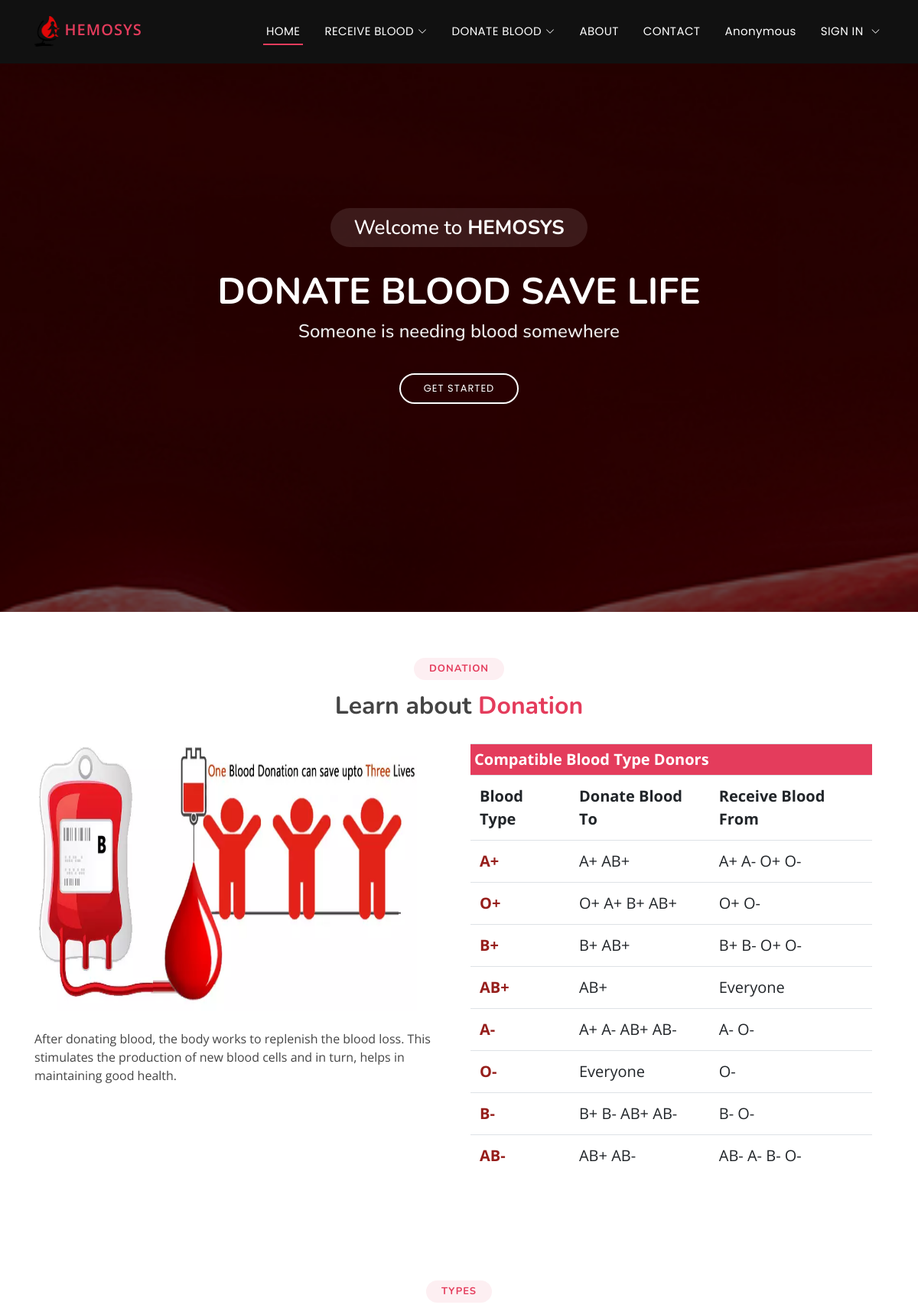
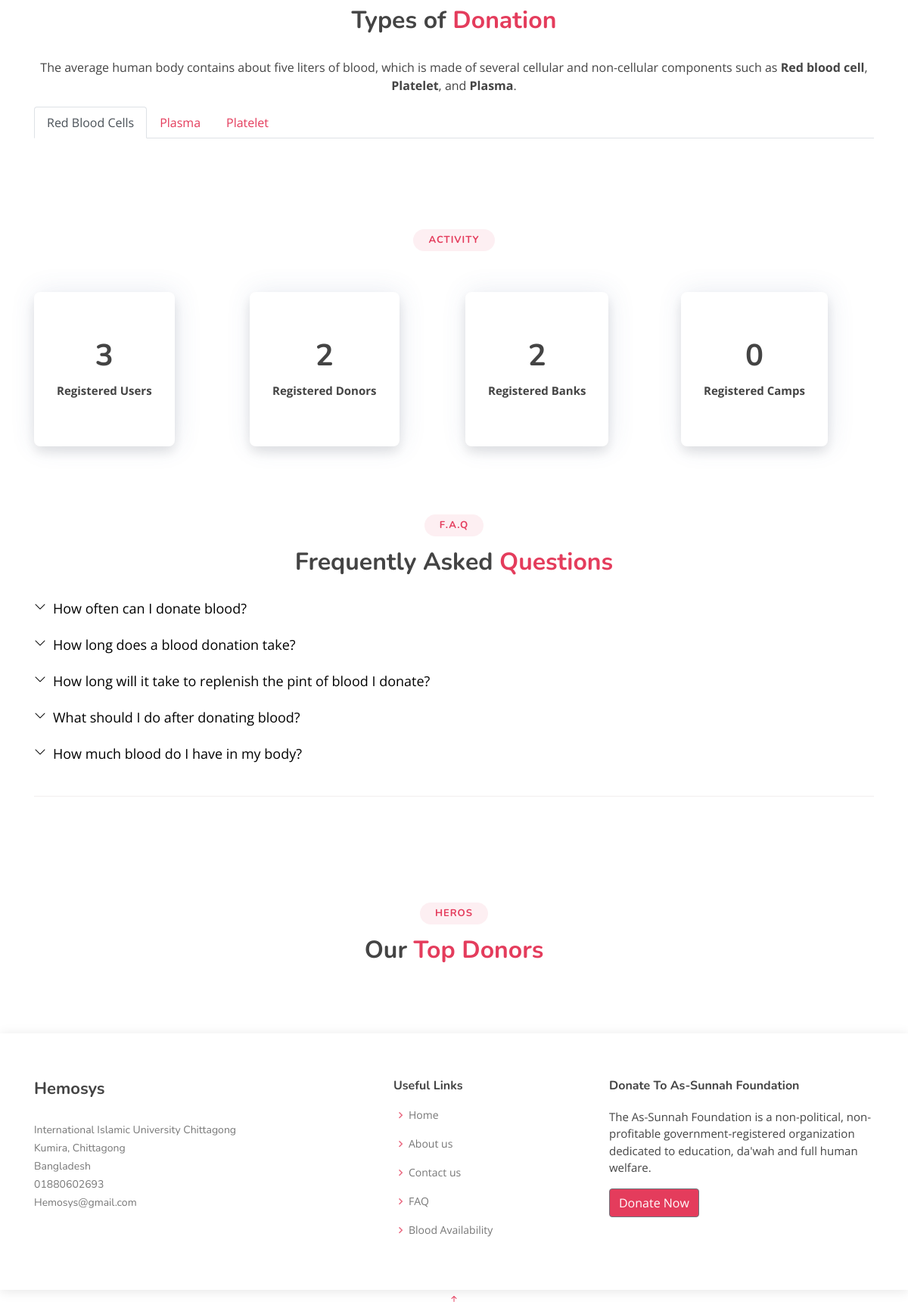
The page / on the database its author committed (2 pictures, top to bottom).
### FAQ/models.py (models this page shows)
class faq(models.Model):
    ques = models.CharField(max_length=150)
    ans = HTMLField()

### Hemosys/views.py (the view)
# urls.py: path('', views.index, name="index"),
def index(request):
    user_count = User.objects.all().count()
    donor_count = userprofile.objects.count()
    bank_count = bloodbank.objects.all().count()
    camp_count = donationCamp.objects.all().count
    faqdet= faq.objects.all()
    data={
        'faqdet' : faqdet,
        'user_count' : user_count,
        'donor_count' : donor_count,
        'bank_count' : bank_count,
        'camp_count' : camp_count
    }
    return render(request, "index.html", data)

### templates/index.html (shortened to what this page needs)
{% extends "base.html" %}
{% block content %}
  <section id="home">
  <div class="home-container">
    <h3>Welcome to <strong>HEMOSYS</strong></h3>
    <h1>DONATE BLOOD SAVE LIFE</h1>
    <h2>Someone is needing blood somewhere</h2>
    <a href="#learn-about-donation" class="btn-get-started scrollto">Get Started</a>
  </div>
  </section>
<main id="main">
  <section id="learn-about-donation" class="lad">
    <div class="container">
      <div class="section-title">
        <h2>Donation</h2>
        <h3>Learn about <span>Donation</span></h3>
      </div>
      <div class="img_tbl">
        <div class="imgtxt">
          <img class="bloodbag" src="static/images/donationFact.webp" />
          <br><br>
          <p>
            After donating blood, the body works to replenish the blood loss.
            This stimulates the production of new blood cells and in turn, helps
            in maintaining good health.
          </p>
        </div>
        <div class="tcol col-sm-6" style="font-size: 1.5rem">
          <table class="table table-responsive">
            <tbody>
              <tr>
                <th class="thdr" colspan="3">Compatible Blood Type Donors</th>
              </tr>
              <tr class="rwtxt">
                <td><b>Blood Type</b></td>
                <td><b>Donate Blood To</b></td>
                <td><b>Receive Blood From</b></td>
              </tr>
              <tr class="rwtxt">
                <td>
                  <span style="color: #961e1b"><b>A+</b></span>
                </td>
                <td>A+ AB+</td>
                <td>A+ A- O+ O-</td>
              </tr>
              <tr class="rwtxt">
                <td>
                  <span style="color: #961e1b"><b>O+</b></span>
                </td>
                <td>O+ A+ B+ AB+</td>
                <td>O+ O-</td>
              </tr>
              <tr class="rwtxt">
                <td>
                  <span style="color: #961e1b"><b>B+</b></span>
                </td>
                <td>B+ AB+</td>
                <td>B+ B- O+ O-</td>
              </tr>
              <tr class="rwtxt">
                <td>
                  <span style="color: #961e1b"><b>AB+</b></span>
                </td>
                <td>AB+</td>
                <td>Everyone</td>
              </tr>
              <tr class="rwtxt">
                <td>
                  <span style="color: #961e1b"><b>A-</b></span>
                </td>
                <td>A+ A- AB+ AB-</td>
                <td>A- O-</td>
              </tr>
              <tr class="rwtxt">
                <td>
                  <span style="color: #961e1b"><b>O-</b></span>
                </td>
                <td>Everyone</td>
                <td>O-</td>
              </tr>
              <tr class="rwtxt">
                <td>
                  <span style="color: #961e1b"><b>B-</b></span>
                </td>
                <td>B+ B- AB+ AB-</td>
                <td>B- O-</td>
              </tr>
              <tr class="rwtxt">
                <td>
                  <span style="color: #961e1b"><b>AB-</b></span>
                </td>
                <td>AB+ AB-</td>
                <td>AB- A- B- O-</td>
              </tr>
            </tbody>
          </table>
        </div>
      </div>
    </div>
  </section>
  <section id="tod" class="tod">
    <div class="container">
      <div class="section-title">
        <h2>Types</h2>
        <h3>Types of <span>Donation</span></h3>
      </div>
      <div class="content">
        <p style="text-align: center">
          The average human body contains about five liters of blood, which is
          made of several cellular and non-cellular components such as
          <strong>Red blood cell</strong>, <strong>Platelet</strong>, and
          <strong>Plasma</strong>.
        </p>
      </div>
      <div>
        <ul class="nav nav-tabs">
          <li class="nav-item">
            <a class="nav-link active" aria-current="page" href="#tab1"
              >Red Blood Cells</a
            >
          </li>
          <li class="nav-item">
            <a class="nav-link" href="#tab2">Plasma</a>
          </li>
          <li class="nav-item">
            <a class="nav-link" href="#tab3">Platelet</a>
          </li>
        </ul>
      </div>
    </div>
  </section>
  <section id="activity" class="activity">
    <div class="container">
      <div class="section-title">
        <h2>Activity</h2>
        <br><br>
      </div>
      <div class="row">
        <div class="col-md-6 col-lg-3 d-flex align-items-stretch mb-5 mb-lg-0">
          <div class="icon-box">
            <h1><b>{{user_count}}</b></h1>
            <p class="description">
              <b>Registered Users</b>
            </p>
          </div>
        </div>
        <div class="col-md-6 col-lg-3 d-flex align-items-stretch mb-5 mb-lg-0">
          <div class="icon-box">
            <h1><b>{{donor_count}}</b></h1>
            <p class="description">
              <b>Registered Donors</b>
            </p>
          </div>
        </div>
        <div class="col-md-6 col-lg-3 d-flex align-items-stretch mb-5 mb-lg-0">
          <div class="icon-box">
            <h1><b>{{bank_count}}</b></h1>
            <p class="description">
              <b>Registered Banks</b>
            </p>
          </div>
        </div>
        <div class="col-md-6 col-lg-3 d-flex align-items-stretch mb-5 mb-lg-0">
          <div class="icon-box">
            <h1><b>{{camp_count}}</b></h1>
            <p class="description">
              <b>Registered Camps</b>
            </p>
          </div>
        </div>
      </div>
    </div>
  </section>
  <section id="faq" class="faq">
    <div class="container">
      <div class="section-title">
        <h2>F.A.Q</h2>
        <h3>Frequently Asked <span>Questions</span></h3>
      </div>
      <ul class="faq-list">
        <li>
          {% for n in faqdet %}
          <div
            data-bs-toggle="collapse"
            class="collapsed question"
            href="#faq{{n.id}}"
          >
            {{n.ques}}<i class="bi bi-chevron-down icon-show"></i
            >
          </div>
          <br />
          {% endfor %}
        </li>
      </ul>
    </div>
  </section>
  <section id="team" class="team">
    <div class="container">
      <div class="section-title">
        <h2>Heros</h2>
        <h3>Our <span>Top Donors</span></h3>
      </div>
    </div>
  </section>
</main>
{% endblock content %}

### templates/base.html (shortened to what this page needs)
{% include "header.html" %}
{% block content %}
{% endblock content %}
{% include "footer.html" %}

### templates/header.html (shortened to what this page needs)
{%load static %}
<!DOCTYPE html>
<html lang="en">
<head>
  <link rel="stylesheet" href="https://cdn.jsdelivr.net/npm/bootstrap@4.4.1/dist/css/bootstrap.min.css">
  <link rel="stylesheet" href="https://cdn.jsdelivr.net/npm/bootstrap-icons@1.3.0/font/bootstrap-icons.css">
  <link rel='stylesheet' href='https://unpkg.com/boxicons@2.1.4/css/boxicons.min.css' >
  <link href="/static/assets/css/style.css" rel="stylesheet">
</head>
<body>
  <header id="header" class="fixed-top ">
    <div class="container d-flex align-items-center justify-content-between">
      <a href="/" class="logo"><img src="{% static '/images/logo.png' %}" alt="" class="img-fluid"> HEMOSYS </a>
      <nav id="navbar" class="navbar">
        <ul>
          {% url 'index' as url %}
          <li><a class="{% if request.path == url %} active {% endif %}" href="/">HOME</a></li>
          {% url 'requestblood' as url1 %}
          {% url 'bloodavailability' as url2 %}
          <li class="dropdown"><a class="{% if request.path == url1 or request.path == url2 %} active {% endif %}" href="#"><span>RECEIVE BLOOD</span> <i class="bi bi-chevron-down"></i></a>
          </li>
          {% url 'donorregistration' as url3 %}
          {% url 'registereddonors' as url4 %}
          {% url 'donationcamp' as url5 %}
          {% url 'amieligible' as url6 %}
          {% url 'donationrequest' as url7 %}
          <li class="dropdown"><a class="" href="#"><span>DONATE BLOOD</span> <i class="bi bi-chevron-down"></i></a>
          </li>
          {% url 'about' as url %}
          <li><a class="{% if request.path == url %} active {% endif %}" href="{{url}}">ABOUT</a></li>
          {% url 'contact' as url %}
          <li><a class="{% if request.path == url %} active {% endif %}" href="{{url}}">CONTACT</a></li>
          {% if request.user.is_authenticated %}
          {% url 'profile' as url %}
          <li><a class="{% if request.path == url %} active {% endif %}" href="{{url}}">{{ user.first_name }}</a></li>
          {% else %}
          {% url 'profile' as url %}
          <li><a class="{% if request.path == url %} active {% endif %}" href="{{url}}">Anonymous</a></li>
          {% endif %}
          {% if request.user.is_authenticated %}
          <li><a  class="nav-link scrollto" href="/auth/logout/">LOG OUT<i class="fa-solid fa-right-from-bracket"></i>
          </a></li>
          {% else %}
          <li class="dropdown"><a href="#"><span>SIGN IN </span> <i class="bi bi-chevron-down"></i></a>
          </li>
          {% endif %}
        </ul>
      </nav>
    </div>
  </header>

### templates/footer.html (shortened to what this page needs)
<footer id="footer">
    <div class="footer-top">
      <div class="container">
        <div class="row">
          <div class="col-lg-5 col-md-6 footer-contact">
            <h4>Hemosys</h4>
            <p>
              International Islamic University Chittagong <br>
              Kumira, Chittagong<br>
              Bangladesh <br>
              01880602693<br>
              Hemosys@gmail.com<br>
            </p>
          </div>
          <div class="col-lg-3 col-md-6 footer-links">
            <h4>Useful Links</h4>
            <ul>
              <li><i class="bx bx-chevron-right"></i> <a href="/">Home</a></li>
              <li><i class="bx bx-chevron-right"></i> <a href="about">About us</a></li>
              <li><i class="bx bx-chevron-right"></i> <a href="#">Contact us</a></li>
              <li><i class="bx bx-chevron-right"></i> <a href="#">FAQ</a></li>
              <li><i class="bx bx-chevron-right"></i> <a href="#">Blood Availability </a></li>
            </ul>
          </div>
          <div class="col-lg-4 col-md-6 footer-newsletter">
            <h4>Donate To As-Sunnah Foundation</h4>
            <p>The As-Sunnah Foundation is a non-political, non-profitable government-registered organization dedicated to education, da'wah and full human welfare.</p>
            <button type="submit" class="btn btn-secondary" style="background-color: #e43c5c">Donate Now</button>
          </div>
        </div>
      </div>
    </div>
  </footer>
  <a href="#" class="back-to-top d-flex align-items-center justify-content-center"><i class="bi bi-arrow-up-short"></i></a>
</body>
</html>

### rows shown on the page
faq: ques "How often can I donate blood?"
faq: ques "How long does a blood donation take?"
faq: ques "How long will it take to replenish the pint of blood I donate?"
faq: ques "What should I do after donating blood?"
faq: ques "How much blood do I have in my body?"

### other values the page prints
{{ user_count }} "3"
{{ donor_count }} "2"
{{ bank_count }} "2"
{{ camp_count }} "0"
